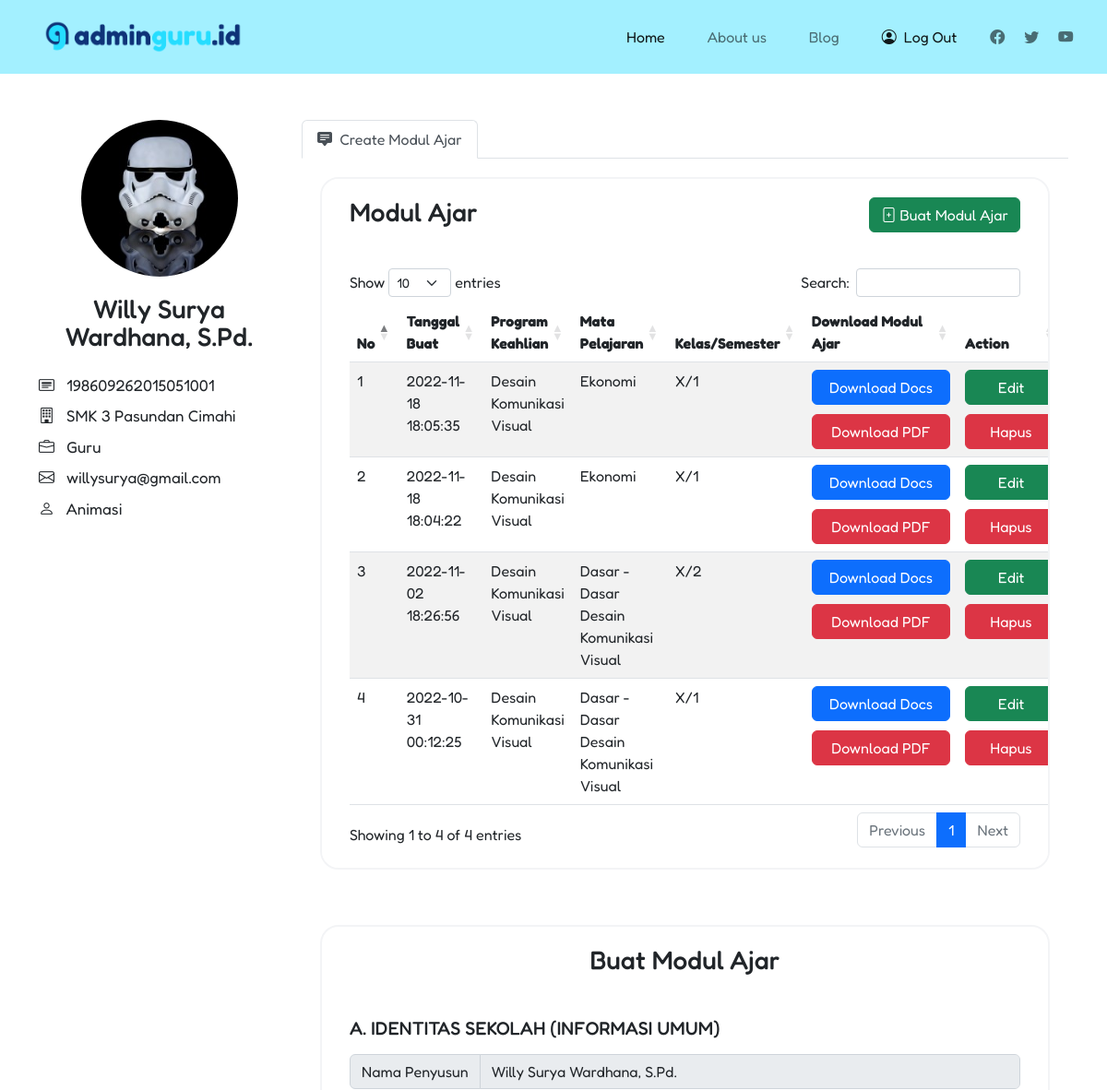
The page /create-modul-ajar/index.php (signed in, upper part) on the database as committed earlier.
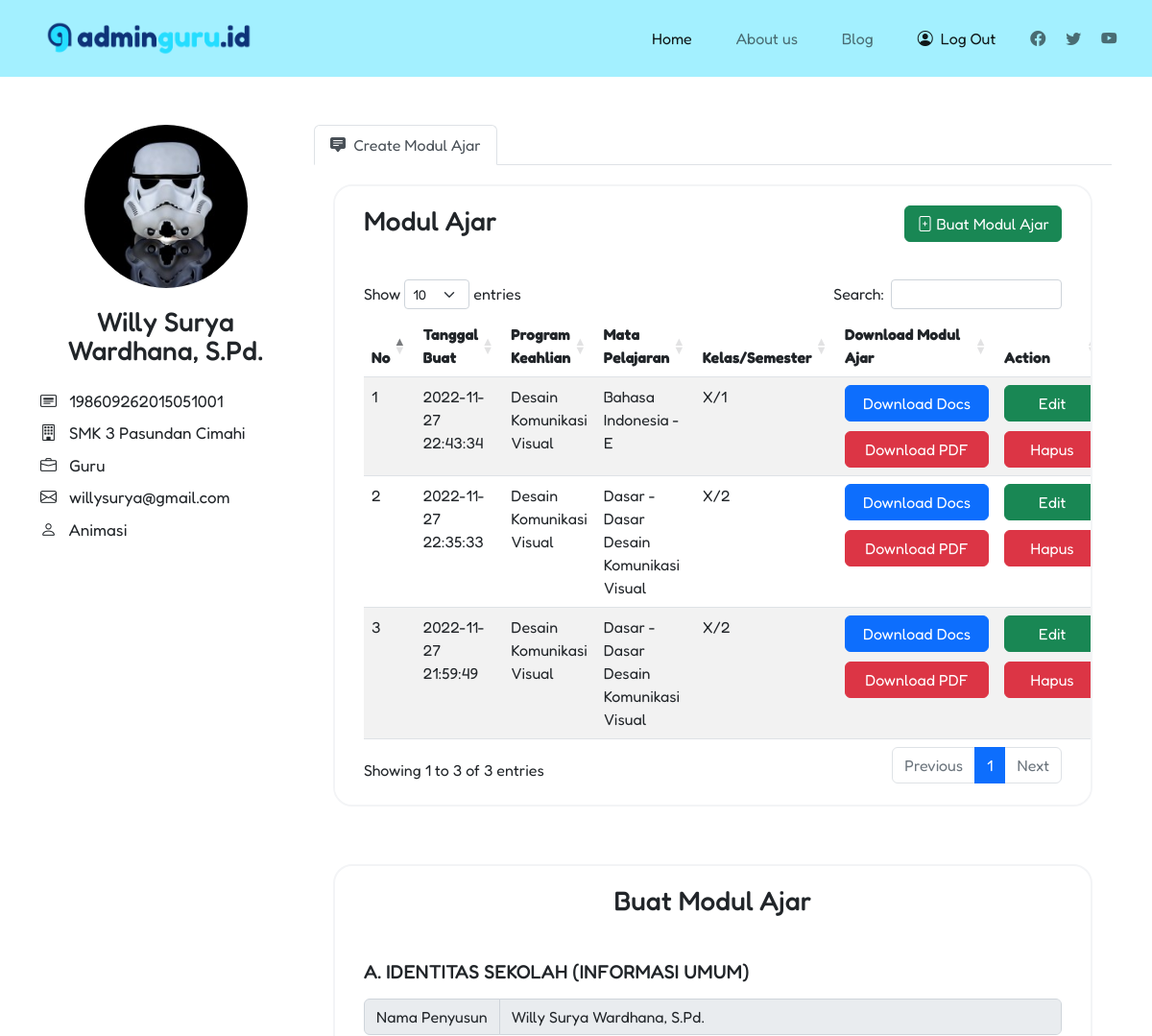
The same page on the database as committed later.
### tables this page shows
CREATE TABLE `identitas_sekolah` (
  `id` int(11) NOT NULL,
  `id_user` int(11) DEFAULT NULL,
  `tahun_ajaran` varchar(15) DEFAULT NULL,
  `program_keahlian` varchar(255) DEFAULT NULL,
  `mata_pelajaran` varchar(255) DEFAULT NULL,
  `kelas` varchar(3) DEFAULT NULL,
  `semester` int(11) DEFAULT NULL,
  `fase` varchar(1) DEFAULT NULL,
  `elemen` text,
  `capaian_pembelajaran` text,
  `alokasi_waktu` varchar(25) DEFAULT NULL,
  `created_at` datetime DEFAULT CURRENT_TIMESTAMP,
  `updated_at` datetime DEFAULT CURRENT_TIMESTAMP
);

### create-modul-ajar/index.php (the view, shortened to what this page needs)
<?php
	include("../backend/conn.php");
	$email = $_SESSION['email'];
	$sql = "SELECT id FROM table_user WHERE email = '$email'";
	$result = mysqli_query($con, $sql);
	$r = mysqli_fetch_assoc($result);
	$id_user = $r['id'];
 ?>
<!DOCTYPE html>
<html>
<head>
	<link rel="stylesheet" type="text/css" href="../style/create-modul-ajar/style.css">
	<link href="https://cdn.jsdelivr.net/npm/bootstrap@5.2.2/dist/css/bootstrap.min.css" rel="stylesheet">
	<link rel="stylesheet" href="https://cdn.jsdelivr.net/npm/bootstrap-icons@1.9.1/font/bootstrap-icons.css">
	<link rel="stylesheet" type="text/css" href="https://cdn.datatables.net/1.12.1/css/dataTables.bootstrap5.min.css">
</head>
<body>
	<div class="wrapper">
		<div class="nav-parent">
			<nav class="navbar navbar-expand-lg sticky-top navbar-light">
				<div class="container-fluid">
					<div class="logo-parent">
						<div class="logo">
							<img class="logo-icon" src="../images/logo-removebg-preview.png" alt="logo">
						</div>
					</div>
					<div class="collapse navbar-collapse navbar-right" id="navbarNav"  >
						<ul class="navbar-nav">
							<li class="nav-item">
							<a class="nav-link active" aria-current="page" href="../">Home</a>
							</li>
							<li class="nav-item">
							<a class="nav-link" href="#">About us</a>
							</li>
							<li class="nav-item">
							<a class="nav-link" href="../blog">Blog</a>
							</li>
						</ul>
						<ul class="navbar-nav mb-2 mb-lg-0 icon-sosmed">
							<li class="nav-text">
								<a class="nav-link active" href="../backend/logout/logout.php"><i class="bi bi-person-circle"></i>&nbsp;&nbsp;Log Out</a>
							</li>
							<li class="nav-icon icon-sosmed">
								<a class="nav-link icon-sosmed" href="#"><i class="bi bi-facebook"></i></a>
							</li>
							<li class="nav-icon icon-sosmed">
								<a class="nav-link icon-sosmed" href="#"><i class="bi bi-twitter"></i></a>
							</li>
							<li class="nav-icon icon-sosmed">
								<a class="nav-link icon-sosmed" href="#"><i class="bi bi-youtube"></i></a>
							</li>
						</ul>
					</div>
				</div>
			</nav>
		</div>
		<div class="container">
			<div class="row row-profile">
				<div class="col-lg-3">
					<center><img src="../images/profile-img/<?php echo $_SESSION['profile_img']; ?>" class="profile-pic" id="profile-pic" data-email='<?php echo $email; ?>'></center>
					<h3 class="profile-name"><?php echo $_SESSION['nama']; ?></h3>
					<div class="info">
						<span class="info-item"><i class="bi bi-card-heading"></i>&nbsp;&nbsp;
							<?php if(empty($_SESSION['nip'])){
								echo "Belum diisi";
							}else { echo $_SESSION['nip']; } ?></span>
						<span class="info-item"><i class="bi bi-building"></i>&nbsp;&nbsp;
							<?php if(empty($_SESSION['sekolah'])){
								echo "Belum diisi";
							}else { echo $_SESSION['sekolah']; }?></span>
						<span class="info-item"><i class="bi bi-briefcase"></i>&nbsp;&nbsp;
							<?php if(empty($_SESSION['jabatan'])){
								echo "Belum diisi";
							}else { echo $_SESSION['jabatan']; }?>
						<span class="info-item"><i class="bi bi-envelope"></i>&nbsp;&nbsp;
							<?php if(empty($_SESSION['email'])){
								echo "Belum diisi";
							}else { echo $_SESSION['email']; }?>
						<span class="info-item"><i class="bi bi-person"></i>&nbsp;&nbsp;
							<?php if(empty($_SESSION['mapel'])){
								echo "Belum diisi";
							}else { echo $_SESSION['mapel']; }?></span>
					</div>
				</div>
				<div class="col-lg-9 nav-info-user">
					<nav>
					  <div class="nav nav-tabs" id="nav-tab" role="tablist" style="background-color: #fff;">
					    <button class="nav-link active" id="nav-feed-tab" data-bs-toggle="tab" data-bs-target="#nav-feed" type="button" role="tab" aria-controls="nav-feed" aria-selected="true"><i class="bi bi-chat-square-text-fill"></i>&nbsp;&nbsp;Create Modul Ajar</button>
					  </div>
					</nav>
					<div class="tab-content" id="nav-tabContent">
						<div class="tab-pane fade show active" id="nav-feed" role="tabpanel" aria-labelledby="nav-feed-tab" tabindex="0">
							<div class="list-modul">
								<h3 class="title">Modul Ajar</h3>
								<a class="btn btn-success" id="create" href="#formBuatModul"><i class="bi bi-file-plus"></i> Buat Modul Ajar</a>
								<br/><br/>
								<table class="table table-striped" id="tableModul">
									<thead>
							            <tr>
							                <th>No</th>
							                <th>Tanggal Buat</th>
							                <th>Program Keahlian</th>
							                <th>Mata Pelajaran</th>
							                <th>Kelas/Semester</th>
							                <th>Download Modul Ajar</th>
							                <th>Action</th>
							            </tr>
							        </thead>
							        <tbody>
							        	<?php
							        		$sql = "SELECT * FROM identitas_sekolah WHERE id_user = '$id_user' ORDER BY created_at DESC";
							        		$result = mysqli_query($con, $sql);
							        		$i=1;
											while($r = mysqli_fetch_assoc($result)){
												echo "
													<tr>
										        		<td>".$i."</td>
										        		<td>".$r['created_at']."</td>
										        		<td>".$r['program_keahlian']."</td>
										        		<td>".$r['mata_pelajaran']."</td>
										        		<td>".$r['kelas']."/".$r['semester']."</td>
										        		<td>
										        			<center><button type='button' class='btn btn-primary btn-download' data-id='".$r['id']."' id='downloadDocs' data-ext='docx' data-bs-toggle='modal' data-bs-target='#exampleModal' onclick='subscribe(this);' >Download Docs </button></center>
										        			<center><button type='button' class='btn btn-danger btn-download mt-10' data-id='".$r['id']."' id='downloadPdf' data-ext='pdf' data-bs-toggle='modal' data-bs-target='#exampleModal' onclick='subscribe(this);'>Download PDF</button></center>
										        		</td>
										        		<td>
										        			<center><button type='button' class='btn btn-success btn-action' data-id='".$r['id']."' onclick='editModul(this);'>Edit</button></center>
										        			<center><button type='button' class='btn btn-danger btn-action mt-10' data-id='".$r['id']."' onclick='hapusModul(this);'>Hapus</button></center>
										        		</td>
										        	</tr>
												";
												$i++;
											}
							        	?>
							        </tbody>
								</table>
							</div>
							<div class="create-modul" id="formBuatModul">
								<center><h3 class="title">Buat Modul Ajar</h3></center>
								<br/>
								<div id="carouselExampleControls" class="carousel slide" data-interval="false">
									<div class="carousel-inner">
										<form method="POST" enctype="multipart/form-data" id="formModul">
									    	<div class="carousel-item active">
									      		<h5>A. IDENTITAS SEKOLAH (INFORMASI UMUM)</h5>
									      		<div class="input-group mb-3 mt-3">
												  <span class="input-group-text" id="basic-addon1">Nama Penyusun</span>
												  <input type="text" class="form-control" aria-describedby="basic-addon1" value="<?php echo $_SESSION['nama']; ?>" disabled="disabled" id="namaPenyusun" required>
												</div>
									    	</div>
								    	</form>
								  	</div>
								</div>
							</div>
					  	</div>
					</div>
				</div>
			</div>
		</div>
	</div>
	<div class="toast-container position-fixed top-0 end-0 p-3">
	</div>
</body>
</html>

### style/create-modul-ajar/style.css (style rules this page uses)
html { width: 100%; height: 100%; }
body { width: 100%; height: 100%; margin:0; padding: 0; top: 0; bottom: 0; left: 0; right: 0; font-family: 'Fredoka', sans-serif; }
.logo-parent { margin-top: 1%; margin-left: 3%; margin-bottom: 1%; z-index: 3; }
.logo-icon { height: 40px; display: inline-block; vertical-align: top; z-index: 3; }
.navbar-nav .nav-item { margin-right: 30px; }
.navbar-right { display: inline-block; justify-content: end; width: auto; white-space: nowrap; z-index: 3; margin-right: 1%; }
nav { position: relative; z-index: 1; top: 0px; background-color: #A3F0FF; font-family: 'Fredoka', sans-serif; }
.nav-text { margin-right: 20px; }
.nav-icon { margin-right: 5px; }
.nav-info-user { padding-left: 25px; }
.container { font-family: 'Fredoka', sans-serif; }
.profile-pic { width: 170px; height: 170px; border-radius: 50%; }
.container .row-profile { padding-top: 50px; }
.profile-name { text-align: center; margin-top: 20px; line-height: 30px; }
.info { width: 100%; margin-top: 25px; }
.info-item { font-size: 17px; margin-top: 8px; display: block; }
.list-modul { width: 100%; padding: 20px 30px; background-color: #fff; border: 2px solid #f3f4f6; border-radius: 20px; overflow-x: scroll; }
.tab-content .tab-pane { padding: 20px; }
.btn-download { width: 150px; display: inline-block; }
.mt-10 { margin-top: 10px; }
.title { display: inline-block; margin-bottom: 20px; }
.btn-action { width: 100px; }
#create { float: right; }
.create-modul { width: 100%; padding: 20px 30px; background-color: #fff; border: 2px solid #f3f4f6; border-radius: 20px; margin-top: 60px; }

Rows that differ between the two databases and show on the page:
removed identitas_sekolah: created_at "2022-11-18 18:05:35", program_keahlian "Desain Komunikasi Visual", mata_pelajaran "Ekonomi", kelas "X", semester "1"
removed identitas_sekolah: created_at "2022-11-18 18:04:22", program_keahlian "Desain Komunikasi Visual", mata_pelajaran "Ekonomi", kelas "X", semester "1"
removed identitas_sekolah: created_at "2022-11-02 18:26:56", program_keahlian "Desain Komunikasi Visual", mata_pelajaran "Dasar - Dasar Desain Komunikasi Visual", kelas "X", semester "2"
removed identitas_sekolah: created_at "2022-10-31 00:12:25", program_keahlian "Desain Komunikasi Visual", mata_pelajaran "Dasar - Dasar Desain Komunikasi Visual", kelas "X", semester "1"
added identitas_sekolah: created_at "2022-11-27 22:43:34", program_keahlian "Desain Komunikasi Visual", mata_pelajaran "Bahasa Indonesia - E", kelas "X", semester "1"
added identitas_sekolah: created_at "2022-11-27 22:35:33", program_keahlian "Desain Komunikasi Visual", mata_pelajaran "Dasar - Dasar Desain Komunikasi Visual", kelas "X", semester "2"
added identitas_sekolah: created_at "2022-11-27 21:59:49", program_keahlian "Desain Komunikasi Visual", mata_pelajaran "Dasar - Dasar Desain Komunikasi Visual", kelas "X", semester "2"
Other text that changed with them:
text written by a page script: "Show entries Search: Showing 1 to 4 of 4 entries Previous 1 Next" → "Show entries Search: Showing 1 to 3 of 3 entries Previous 1 Next"
